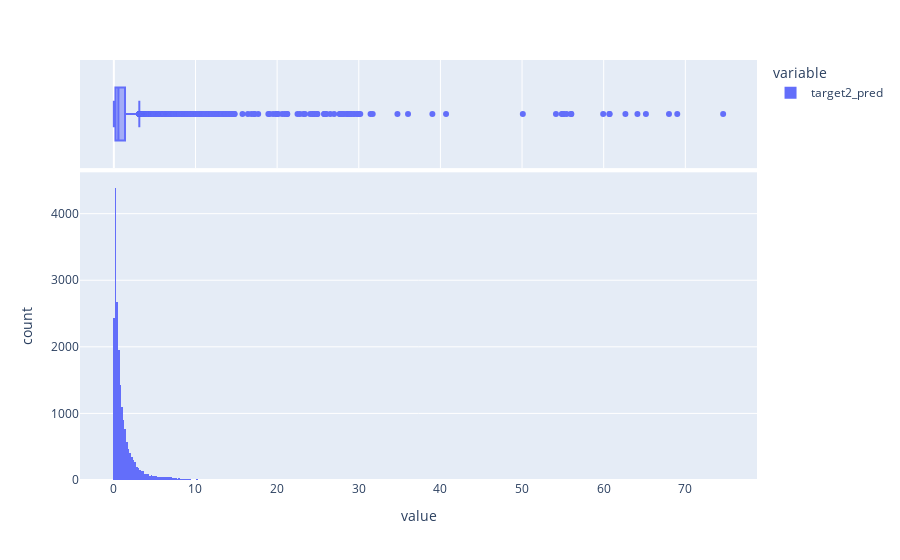

Source (notebook cell):
### Code cell
fig = px.histogram(prediction_df["target2_pred"], marginal="box")
fig.show()

### Figure 1 — Plotly figure (JSON) as saved in the notebook; plotly's stock layout.template omitted (floating-point values rounded to 4 significant figures; data arrays with more than 128 entries replaced by an {"elided": "..."} marker saying what was removed)
{"data": [{"alignmentgroup": "True", "bingroup": "x", "hovertemplate": "variable=target2_pred<br>value=%{x}<br>count=%{y}<extra></extra>", "legendgroup": "target2_pred", "marker": {"color": "#636efa"}, "name": "target2_pred", "offsetgroup": "target2_pred", "orientation": "v", "showlegend": true, "type": "histogram", "x": {"elided": "20179 float values"}, "xaxis": "x", "yaxis": "y"}, {"alignmentgroup": "True", "hovertemplate": "variable=target2_pred<br>value=%{x}<extra></extra>", "legendgroup": "target2_pred", "marker": {"color": "#636efa"}, "name": "target2_pred", "notched": true, "offsetgroup": "target2_pred", "showlegend": false, "type": "box", "x": {"elided": "20179 float values"}, "xaxis": "x2", "yaxis": "y2"}], "layout": {"barmode": "relative", "legend": {"title": {"text": "variable"}, "tracegroupgap": 0}, "margin": {"t": 60}, "xaxis": {"anchor": "y", "domain": [0, 1], "title": {"text": "value"}}, "xaxis2": {"anchor": "y2", "domain": [0, 1], "matches": "x", "showgrid": true, "showticklabels": false}, "yaxis": {"anchor": "x", "domain": [0, 0.7326], "title": {"text": "count"}}, "yaxis2": {"anchor": "x2", "domain": [0.7426, 1], "matches": "y2", "showgrid": false, "showline": false, "showticklabels": false, "ticks": ""}}}
